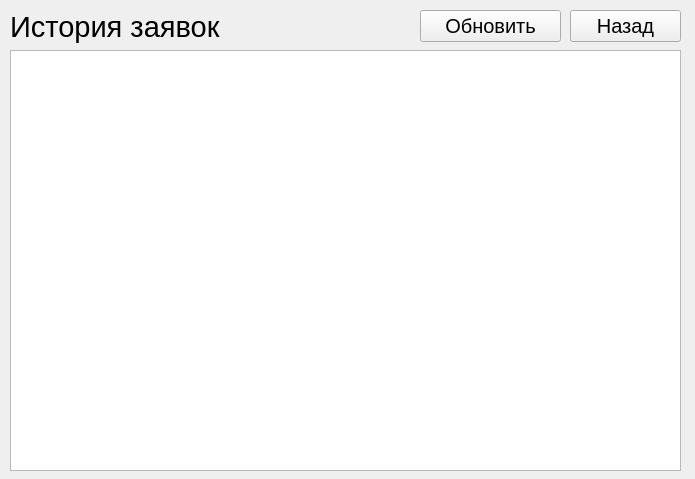
<?xml version="1.0" encoding="UTF-8"?>
<ui version="4.0">
 <class>Form</class>
 <widget class="QWidget" name="Form">
  <property name="geometry">
   <rect>
    <x>0</x>
    <y>0</y>
    <width>695</width>
    <height>479</height>
   </rect>
  </property>
  <property name="windowTitle">
   <string>История заявок</string>
  </property>
  <property name="windowIcon">
   <iconset resource="../pdricons.qrc">
    <normaloff>:/icons/Archivist/icon.ico</normaloff>:/icons/Archivist/icon.ico</iconset>
  </property>
  <widget class="QLabel" name="label">
   <property name="geometry">
    <rect>
     <x>10</x>
     <y>10</y>
     <width>241</width>
     <height>35</height>
    </rect>
   </property>
   <property name="text">
    <string>&lt;html&gt;&lt;head/&gt;&lt;body&gt;&lt;p&gt;&lt;span style=&quot; font-size:22pt;&quot;&gt;История заявок&lt;/span&gt;&lt;/p&gt;&lt;/body&gt;&lt;/html&gt;</string>
   </property>
  </widget>
  <widget class="QPushButton" name="pushButton">
   <property name="geometry">
    <rect>
     <x>570</x>
     <y>10</y>
     <width>111</width>
     <height>32</height>
    </rect>
   </property>
   <property name="font">
    <font>
     <pointsize>15</pointsize>
    </font>
   </property>
   <property name="text">
    <string>Назад</string>
   </property>
   <property name="icon">
    <iconset resource="../pdricons.qrc">
     <normaloff>:/icons/icons/Рисунок15.png</normaloff>:/icons/icons/Рисунок15.png</iconset>
   </property>
   <property name="iconSize">
    <size>
     <width>20</width>
     <height>20</height>
    </size>
   </property>
  </widget>
  <widget class="QListWidget" name="listWidget">
   <property name="geometry">
    <rect>
     <x>10</x>
     <y>50</y>
     <width>671</width>
     <height>421</height>
    </rect>
   </property>
   <property name="font">
    <font>
     <pointsize>13</pointsize>
    </font>
   </property>
  </widget>
  <widget class="QPushButton" name="pushButton_2">
   <property name="geometry">
    <rect>
     <x>420</x>
     <y>10</y>
     <width>141</width>
     <height>32</height>
    </rect>
   </property>
   <property name="font">
    <font>
     <pointsize>15</pointsize>
    </font>
   </property>
   <property name="text">
    <string>Обновить</string>
   </property>
   <property name="icon">
    <iconset resource="../pdricons.qrc">
     <normaloff>:/icons/icons/Рисунок16.png</normaloff>:/icons/icons/Рисунок16.png</iconset>
   </property>
   <property name="iconSize">
    <size>
     <width>20</width>
     <height>20</height>
    </size>
   </property>
  </widget>
 </widget>
 <resources>
  <include location="../pdricons.qrc"/>
 </resources>
 <connections/>
</ui>
